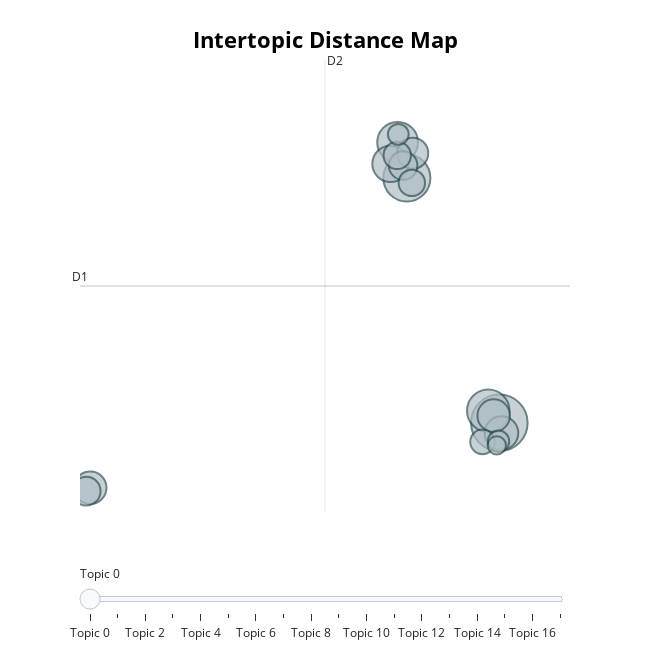

Notebook source saved alongside this figure:
### Code cell
model.visualize_topics()

### Figure 1 — Plotly figure (JSON) as saved in the notebook; plotly's stock layout.template omitted (floating-point values rounded to 4 significant figures)
{"data": [{"customdata": [[0, "teacher | teachers | attitudes | language | education", 133], [1, "tests | language | second | reading | posttests", 92], [2, "reality | virtual | digital | telecollaboration | communication", 75], [3, "instruction | computer | assisted | learning | second", 69], [4, "writing | composition | instruction | second | language", 55], [5, "student | technology | education | uses | in", 47], [6, "mobile | assisted | learning | vocabulary | mall", 44], [7, "communication | intercultural | mediated | cultural | language", 44], [8, "linguistics | computational | language | second | analysis", 40], [9, "chinese | mandarin | language | second | instruction", 34], [10, "writing | automated | feedback | l2 | evaluation", 34], [11, "web | technologies | writing | collaborative | student", 31], [12, "pronunciation | phonetics | instruction | acoustics | assisted", 29], [13, "blended | learning | language | second | instructional", 25], [14, "anxiety | second | student | scales | analysis", 19], [15, "technology | uses | in | education | educational", 18], [16, "nan |  |  |  | ", 17], [17, "simulation | computer | games | learning | educational", 14]], "hovertemplate": "<b>Topic %{customdata[0]}</b><br>%{customdata[1]}<br>Size: %{customdata[2]}", "legendgroup": "", "marker": {"color": "#B0BEC5", "line": {"color": "DarkSlateGrey", "width": 2}, "size": [133, 92, 75, 69, 55, 47, 44, 44, 40, 34, 34, 31, 29, 25, 19, 18, 17, 14], "sizemode": "area", "sizeref": 0.08313, "symbol": "circle"}, "mode": "markers", "name": "", "orientation": "v", "showlegend": false, "type": "scatter", "x": [19.76, 15.74, 19.28, 15.34, 15.03, 19.85, 1.984, 19.51, 16.0, 15.58, 1.813, 15.32, 15.96, 19.03, 19.72, 15.37, null, 19.65], "xaxis": "x", "y": [10.43, 22.75, 11.04, 24.55, 23.46, 9.922, 7.168, 10.8, 24.0, 23.38, 6.997, 23.89, 22.51, 9.476, 9.506, 24.95, null, 9.299], "yaxis": "y"}], "layout": {"annotations": [{"showarrow": false, "text": "D1", "x": 1.541, "y": 17.32, "yshift": 10}, {"showarrow": false, "text": "D2", "x": 12.19, "xshift": 10, "y": 28.69}], "height": 650, "hoverlabel": {"bgcolor": "white", "font": {"family": "Rockwell", "size": 16}}, "legend": {"itemsizing": "constant", "tracegroupgap": 0}, "margin": {"t": 60}, "shapes": [{"line": {"color": "#CFD8DC", "width": 2}, "type": "line", "x0": 12.19, "x1": 12.19, "y0": 5.947, "y1": 28.69}, {"line": {"color": "#9E9E9E", "width": 2}, "type": "line", "x0": 1.541, "x1": 22.83, "y0": 17.32, "y1": 17.32}], "sliders": [{"active": 0, "pad": {"t": 50}, "steps": [{"args": [{"marker.color": [["red", "#B0BEC5", "#B0BEC5", "#B0BEC5", "#B0BEC5", "#B0BEC5", "#B0BEC5", "#B0BEC5", "#B0BEC5", "#B0BEC5", "#B0BEC5", "#B0BEC5", "#B0BEC5", "#B0BEC5", "#B0BEC5", "#B0BEC5", "#B0BEC5", "#B0BEC5"]]}], "label": "Topic 0", "method": "update"}, {"args": [{"marker.color": [["#B0BEC5", "red", "#B0BEC5", "#B0BEC5", "#B0BEC5", "#B0BEC5", "#B0BEC5", "#B0BEC5", "#B0BEC5", "#B0BEC5", "#B0BEC5", "#B0BEC5", "#B0BEC5", "#B0BEC5", "#B0BEC5", "#B0BEC5", "#B0BEC5", "#B0BEC5"]]}], "label": "Topic 1", "method": "update"}, {"args": [{"marker.color": [["#B0BEC5", "#B0BEC5", "red", "#B0BEC5", "#B0BEC5", "#B0BEC5", "#B0BEC5", "#B0BEC5", "#B0BEC5", "#B0BEC5", "#B0BEC5", "#B0BEC5", "#B0BEC5", "#B0BEC5", "#B0BEC5", "#B0BEC5", "#B0BEC5", "#B0BEC5"]]}], "label": "Topic 2", "method": "update"}, {"args": [{"marker.color": [["#B0BEC5", "#B0BEC5", "#B0BEC5", "red", "#B0BEC5", "#B0BEC5", "#B0BEC5", "#B0BEC5", "#B0BEC5", "#B0BEC5", "#B0BEC5", "#B0BEC5", "#B0BEC5", "#B0BEC5", "#B0BEC5", "#B0BEC5", "#B0BEC5", "#B0BEC5"]]}], "label": "Topic 3", "method": "update"}, {"args": [{"marker.color": [["#B0BEC5", "#B0BEC5", "#B0BEC5", "#B0BEC5", "red", "#B0BEC5", "#B0BEC5", "#B0BEC5", "#B0BEC5", "#B0BEC5", "#B0BEC5", "#B0BEC5", "#B0BEC5", "#B0BEC5", "#B0BEC5", "#B0BEC5", "#B0BEC5", "#B0BEC5"]]}], "label": "Topic 4", "method": "update"}, {"args": [{"marker.color": [["#B0BEC5", "#B0BEC5", "#B0BEC5", "#B0BEC5", "#B0BEC5", "red", "#B0BEC5", "#B0BEC5", "#B0BEC5", "#B0BEC5", "#B0BEC5", "#B0BEC5", "#B0BEC5", "#B0BEC5", "#B0BEC5", "#B0BEC5", "#B0BEC5", "#B0BEC5"]]}], "label": "Topic 5", "method": "update"}, {"args": [{"marker.color": [["#B0BEC5", "#B0BEC5", "#B0BEC5", "#B0BEC5", "#B0BEC5", "#B0BEC5", "red", "#B0BEC5", "#B0BEC5", "#B0BEC5", "#B0BEC5", "#B0BEC5", "#B0BEC5", "#B0BEC5", "#B0BEC5", "#B0BEC5", "#B0BEC5", "#B0BEC5"]]}], "label": "Topic 6", "method": "update"}, {"args": [{"marker.color": [["#B0BEC5", "#B0BEC5", "#B0BEC5", "#B0BEC5", "#B0BEC5", "#B0BEC5", "#B0BEC5", "red", "#B0BEC5", "#B0BEC5", "#B0BEC5", "#B0BEC5", "#B0BEC5", "#B0BEC5", "#B0BEC5", "#B0BEC5", "#B0BEC5", "#B0BEC5"]]}], "label": "Topic 7", "method": "update"}, {"args": [{"marker.color": [["#B0BEC5", "#B0BEC5", "#B0BEC5", "#B0BEC5", "#B0BEC5", "#B0BEC5", "#B0BEC5", "#B0BEC5", "red", "#B0BEC5", "#B0BEC5", "#B0BEC5", "#B0BEC5", "#B0BEC5", "#B0BEC5", "#B0BEC5", "#B0BEC5", "#B0BEC5"]]}], "label": "Topic 8", "method": "update"}, {"args": [{"marker.color": [["#B0BEC5", "#B0BEC5", "#B0BEC5", "#B0BEC5", "#B0BEC5", "#B0BEC5", "#B0BEC5", "#B0BEC5", "#B0BEC5", "red", "#B0BEC5", "#B0BEC5", "#B0BEC5", "#B0BEC5", "#B0BEC5", "#B0BEC5", "#B0BEC5", "#B0BEC5"]]}], "label": "Topic 9", "method": "update"}, {"args": [{"marker.color": [["#B0BEC5", "#B0BEC5", "#B0BEC5", "#B0BEC5", "#B0BEC5", "#B0BEC5", "#B0BEC5", "#B0BEC5", "#B0BEC5", "#B0BEC5", "red", "#B0BEC5", "#B0BEC5", "#B0BEC5", "#B0BEC5", "#B0BEC5", "#B0BEC5", "#B0BEC5"]]}], "label": "Topic 10", "method": "update"}, {"args": [{"marker.color": [["#B0BEC5", "#B0BEC5", "#B0BEC5", "#B0BEC5", "#B0BEC5", "#B0BEC5", "#B0BEC5", "#B0BEC5", "#B0BEC5", "#B0BEC5", "#B0BEC5", "red", "#B0BEC5", "#B0BEC5", "#B0BEC5", "#B0BEC5", "#B0BEC5", "#B0BEC5"]]}], "label": "Topic 11", "method": "update"}, {"args": [{"marker.color": [["#B0BEC5", "#B0BEC5", "#B0BEC5", "#B0BEC5", "#B0BEC5", "#B0BEC5", "#B0BEC5", "#B0BEC5", "#B0BEC5", "#B0BEC5", "#B0BEC5", "#B0BEC5", "red", "#B0BEC5", "#B0BEC5", "#B0BEC5", "#B0BEC5", "#B0BEC5"]]}], "label": "Topic 12", "method": "update"}, {"args": [{"marker.color": [["#B0BEC5", "#B0BEC5", "#B0BEC5", "#B0BEC5", "#B0BEC5", "#B0BEC5", "#B0BEC5", "#B0BEC5", "#B0BEC5", "#B0BEC5", "#B0BEC5", "#B0BEC5", "#B0BEC5", "red", "#B0BEC5", "#B0BEC5", "#B0BEC5", "#B0BEC5"]]}], "label": "Topic 13", "method": "update"}, {"args": [{"marker.color": [["#B0BEC5", "#B0BEC5", "#B0BEC5", "#B0BEC5", "#B0BEC5", "#B0BEC5", "#B0BEC5", "#B0BEC5", "#B0BEC5", "#B0BEC5", "#B0BEC5", "#B0BEC5", "#B0BEC5", "#B0BEC5", "red", "#B0BEC5", "#B0BEC5", "#B0BEC5"]]}], "label": "Topic 14", "method": "update"}, {"args": [{"marker.color": [["#B0BEC5", "#B0BEC5", "#B0BEC5", "#B0BEC5", "#B0BEC5", "#B0BEC5", "#B0BEC5", "#B0BEC5", "#B0BEC5", "#B0BEC5", "#B0BEC5", "#B0BEC5", "#B0BEC5", "#B0BEC5", "#B0BEC5", "red", "#B0BEC5", "#B0BEC5"]]}], "label": "Topic 15", "method": "update"}, {"args": [{"marker.color": [["#B0BEC5", "#B0BEC5", "#B0BEC5", "#B0BEC5", "#B0BEC5", "#B0BEC5", "#B0BEC5", "#B0BEC5", "#B0BEC5", "#B0BEC5", "#B0BEC5", "#B0BEC5", "#B0BEC5", "#B0BEC5", "#B0BEC5", "#B0BEC5", "red", "#B0BEC5"]]}], "label": "Topic 16", "method": "update"}, {"args": [{"marker.color": [["#B0BEC5", "#B0BEC5", "#B0BEC5", "#B0BEC5", "#B0BEC5", "#B0BEC5", "#B0BEC5", "#B0BEC5", "#B0BEC5", "#B0BEC5", "#B0BEC5", "#B0BEC5", "#B0BEC5", "#B0BEC5", "#B0BEC5", "#B0BEC5", "#B0BEC5", "red"]]}], "label": "Topic 17", "method": "update"}]}], "title": {"font": {"color": "Black", "size": 22}, "text": "<b>Intertopic Distance Map</b>", "x": 0.5, "xanchor": "center", "y": 0.95, "yanchor": "top"}, "width": 650, "xaxis": {"anchor": "y", "domain": [0, 1], "range": [1.541, 22.83], "title": {"text": ""}, "visible": false}, "yaxis": {"anchor": "x", "domain": [0, 1], "range": [5.947, 28.69], "title": {"text": ""}, "visible": false}}}
